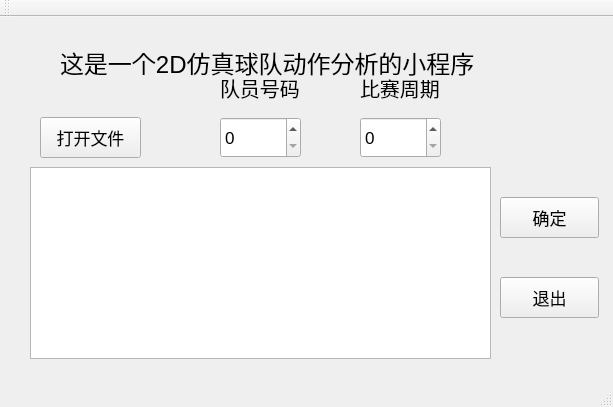
<?xml version="1.0" encoding="UTF-8"?>
<ui version="4.0">
 <class>MainWindow</class>
 <widget class="QMainWindow" name="MainWindow">
  <property name="geometry">
   <rect>
    <x>0</x>
    <y>0</y>
    <width>613</width>
    <height>407</height>
   </rect>
  </property>
  <property name="font">
   <font>
    <pointsize>13</pointsize>
   </font>
  </property>
  <property name="windowTitle">
   <string>MainWindow</string>
  </property>
  <widget class="QWidget" name="centralWidget">
   <widget class="QPushButton" name="pushButton">
    <property name="geometry">
     <rect>
      <x>40</x>
      <y>100</y>
      <width>101</width>
      <height>41</height>
     </rect>
    </property>
    <property name="text">
     <string>打开文件</string>
    </property>
   </widget>
   <widget class="QLabel" name="label">
    <property name="geometry">
     <rect>
      <x>60</x>
      <y>20</y>
      <width>491</width>
      <height>51</height>
     </rect>
    </property>
    <property name="font">
     <font>
      <pointsize>18</pointsize>
     </font>
    </property>
    <property name="text">
     <string>这是一个2D仿真球队动作分析的小程序</string>
    </property>
   </widget>
   <widget class="QLabel" name="label_2">
    <property name="geometry">
     <rect>
      <x>220</x>
      <y>50</y>
      <width>91</width>
      <height>41</height>
     </rect>
    </property>
    <property name="font">
     <font>
      <pointsize>15</pointsize>
     </font>
    </property>
    <property name="text">
     <string>队员号码</string>
    </property>
   </widget>
   <widget class="QSpinBox" name="Unum">
    <property name="geometry">
     <rect>
      <x>220</x>
      <y>100</y>
      <width>81</width>
      <height>41</height>
     </rect>
    </property>
   </widget>
   <widget class="QLabel" name="label_3">
    <property name="geometry">
     <rect>
      <x>360</x>
      <y>50</y>
      <width>91</width>
      <height>41</height>
     </rect>
    </property>
    <property name="font">
     <font>
      <pointsize>15</pointsize>
     </font>
    </property>
    <property name="text">
     <string>比赛周期</string>
    </property>
   </widget>
   <widget class="QSpinBox" name="Time">
    <property name="geometry">
     <rect>
      <x>360</x>
      <y>100</y>
      <width>81</width>
      <height>41</height>
     </rect>
    </property>
    <property name="maximum">
     <number>6000</number>
    </property>
   </widget>
   <widget class="QTextBrowser" name="textBrowser">
    <property name="geometry">
     <rect>
      <x>30</x>
      <y>150</y>
      <width>461</width>
      <height>192</height>
     </rect>
    </property>
    <property name="font">
     <font>
      <pointsize>15</pointsize>
     </font>
    </property>
   </widget>
   <widget class="QPushButton" name="pushButton_2">
    <property name="geometry">
     <rect>
      <x>500</x>
      <y>180</y>
      <width>99</width>
      <height>41</height>
     </rect>
    </property>
    <property name="text">
     <string>确定</string>
    </property>
   </widget>
   <widget class="QPushButton" name="pushButton_3">
    <property name="geometry">
     <rect>
      <x>500</x>
      <y>260</y>
      <width>99</width>
      <height>41</height>
     </rect>
    </property>
    <property name="text">
     <string>退出</string>
    </property>
   </widget>
  </widget>
  <widget class="QMenuBar" name="menuBar">
   <property name="geometry">
    <rect>
     <x>0</x>
     <y>0</y>
     <width>613</width>
     <height>28</height>
    </rect>
   </property>
  </widget>
  <widget class="QToolBar" name="mainToolBar">
   <attribute name="toolBarArea">
    <enum>TopToolBarArea</enum>
   </attribute>
   <attribute name="toolBarBreak">
    <bool>false</bool>
   </attribute>
  </widget>
  <widget class="QStatusBar" name="statusBar"/>
 </widget>
 <layoutdefault spacing="6" margin="11"/>
 <resources/>
 <connections/>
</ui>
